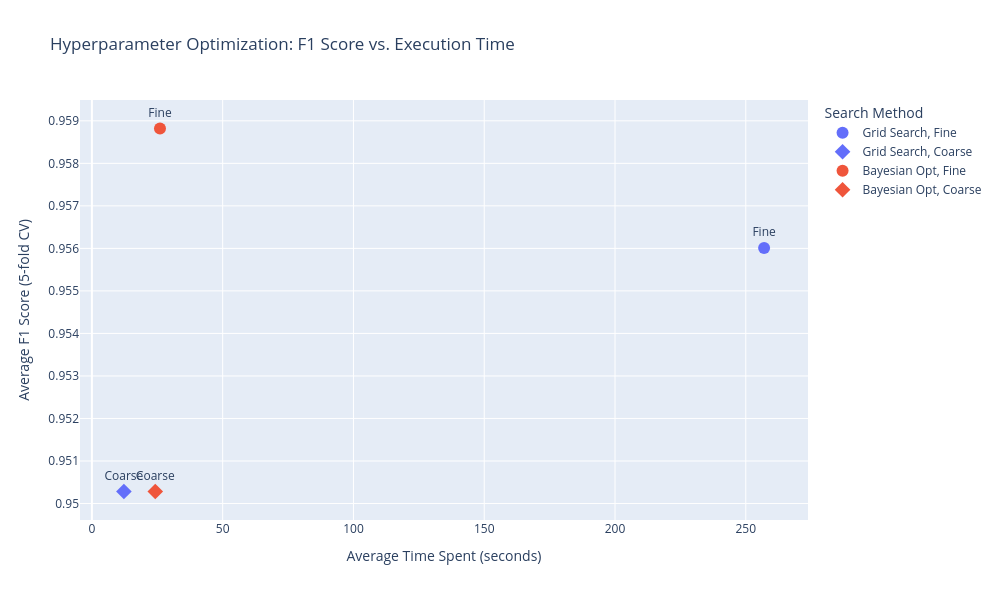

Notebook code for this chart:
### Markdown cell above
For bayesian and grid opt we define same grid space, event though for bayes a different type of search space is preffered. this is to keep conistency while doing comparison.
Parameters that we keep fix or use the default :
```max_leaf_nodes = None``` Redundant as we are already restricting via ```max_depth``` and ```min_samples_split```.
``` min_impurity_decrease = 0 (Default)``` Not needed as this is effective for large noisy dataset.
``` bootstrap=True(Default)``` Bootstrap sampling is preferred way for random forest.
``` oob_score = False(Default)``` We are using Stratified K fold.
```n_jobs = -1 ``` This will allow jobs to run in parallel across all the processors.
```random_state = 1``` Consistentcy across multiple runs
``` verbose = 0(Default)``` It will disable the log
``` warm_start = False(Default)``` We are fitting new models each iteration so not applicable.
``` min_weight_fraction_leaf = 0 (Default)``` Not needed as we are tunning ```min_samples_leaf```
``` class_weight = None (Default) ``` Not required for this dataset.
``` max_samples = None ``` As the data set is already small we can leave this.
``` ccp_alpha = 0.0``` Leaving it as default.

### Code cell
# Parameter grids for both coarse and fine search

fine_param_grid = {
    'n_estimators': [50,75,100,125,150,200,250,300],
    # 'n_estimators': [100],
    'max_depth': [None, 5, 10, 15, 20],
    'min_samples_split': [2, 4,6,8, 10],
    'min_samples_leaf': [1, 2,3, 4,5],
    'max_features': ['sqrt', 'log2', None],
}
coarse_param_grid = {
    'n_estimators': [100,200,300],
    'max_depth': [None, 10, 20],
    'min_samples_split': [5, 10],
    'min_samples_leaf': [2, 4],
    'max_features': ['sqrt', 'log2', None],
}

bayes_fine_grid = {
    'n_estimators': Integer(100, 300),
    'max_depth': Categorical([None, 5, 10, 15, 20, 25]),
    'min_samples_split': Integer(2, 10),
    'min_samples_leaf': Integer(1, 5),
    'max_features': Categorical(['sqrt', 'log2', None]),
}
bayes_coarse_grid = {
    'n_estimators': Categorical([100, 200,300]),
    'max_depth': Categorical([None, 10, 20]),
    'min_samples_split': Categorical([5, 10]),
    'min_samples_leaf': Categorical([2, 4]),
    'max_features': Categorical(['sqrt', 'log2', None]),
}

#Define the scorer for grid search as F1
scorer = make_scorer(f1_score)
cv = StratifiedKFold(n_splits=K_FOLD, shuffle=True, random_state=RANDOM_STATE)

random_forest_model = RandomForestClassifier(random_state=RANDOM_STATE)
grid_search_fine = GridSearchCV(RandomForestClassifier(random_state=RANDOM_STATE), fine_param_grid, scoring=scorer, cv=cv,n_jobs=-1)
average_time_grid_search_fine, mean_f1_score_grid_search_fine, f1_std_grid_search_fine, top_params_grid_search_fine = get_best_optimization_results(grid_search_fine)

grid_search_coarse = GridSearchCV(RandomForestClassifier(random_state=RANDOM_STATE), coarse_param_grid, scoring=scorer, cv=cv,n_jobs=-1)
average_time_grid_search_coarse, mean_f1_score_grid_search_coarse, f1_std_grid_search_coarse, top_params_grid_search_coarse = get_best_optimization_results(grid_search_coarse)

bayes_opt_fine = BayesSearchCV(RandomForestClassifier(random_state=RANDOM_STATE), bayes_fine_grid, scoring=scorer, cv=cv, n_iter=50, random_state=RANDOM_STATE,n_jobs=-1)
average_time_bayes_opt_fine, mean_f1_score_bayes_opt_fine, f1_std_bayes_opt_fine, top_params_bayes_opt_fine = get_best_optimization_results(bayes_opt_fine)

bayes_opt_coarse = BayesSearchCV(RandomForestClassifier(random_state=RANDOM_STATE), bayes_coarse_grid, scoring=scorer, cv=cv, n_iter=50, random_state=RANDOM_STATE,n_jobs=-1)
average_time_bayes_opt_coarse, mean_f1_score_bayes_opt_coarse, f1_std_bayes_opt_coarse, top_params_bayes_opt_coarse = get_best_optimization_results(bayes_opt_coarse)

print('---')
print(f'Grid Search (Fine)    | Avg Time: {average_time_grid_search_fine:.2f}s | F1 Score: {mean_f1_score_grid_search_fine:.4f} +/- {f1_std_grid_search_fine:.4f} | Top Params: {top_params_grid_search_fine}')
print(f'Grid Search (Coarse)  | Avg Time: {average_time_grid_search_coarse:.2f}s | F1 Score: {mean_f1_score_grid_search_coarse:.4f} +/- {f1_std_grid_search_coarse:.4f} | Top Params: {top_params_grid_search_coarse}')
print(f'Bayes Search (Fine)   | Avg Time: {average_time_bayes_opt_fine:.2f}s | F1 Score: {mean_f1_score_bayes_opt_fine:.4f} +/- {f1_std_bayes_opt_fine:.4f} | Top Params: {top_params_bayes_opt_fine}')
print(f'Bayes Search (Coarse) | Avg Time: {average_time_bayes_opt_coarse:.2f}s | F1 Score: {mean_f1_score_bayes_opt_coarse:.4f} +/- {f1_std_bayes_opt_coarse:.4f} | Top Params: {top_params_bayes_opt_coarse}')
print('---')

### Figure 1 — Plotly figure (JSON) as saved in the notebook; plotly's stock layout.template omitted (floating-point values rounded to 4 significant figures)
{"data": [{"customdata": [[0.0]], "error_y": {"array": [0.0]}, "hovertemplate": "Method=Grid Search<br>Grid Type=%{text}<br>Average Time Spent (seconds)=%{x}<br>Average F1 Score (5-fold CV)=%{y}<br>F1_Std=%{customdata[0]}<extra></extra>", "legendgroup": "Grid Search, Fine", "marker": {"color": "#636efa", "size": 12, "symbol": "circle"}, "mode": "markers+text", "name": "Grid Search, Fine", "orientation": "v", "showlegend": true, "text": ["Fine"], "textposition": "top center", "type": "scatter", "x": [257.0], "xaxis": "x", "y": [0.956], "yaxis": "y"}, {"customdata": [[0.0]], "error_y": {"array": [0.0]}, "hovertemplate": "Method=Grid Search<br>Grid Type=%{text}<br>Average Time Spent (seconds)=%{x}<br>Average F1 Score (5-fold CV)=%{y}<br>F1_Std=%{customdata[0]}<extra></extra>", "legendgroup": "Grid Search, Coarse", "marker": {"color": "#636efa", "size": 12, "symbol": "diamond"}, "mode": "markers+text", "name": "Grid Search, Coarse", "orientation": "v", "showlegend": true, "text": ["Coarse"], "textposition": "top center", "type": "scatter", "x": [12.24], "xaxis": "x", "y": [0.9503], "yaxis": "y"}, {"customdata": [[0.0]], "error_y": {"array": [0.0]}, "hovertemplate": "Method=Bayesian Opt<br>Grid Type=%{text}<br>Average Time Spent (seconds)=%{x}<br>Average F1 Score (5-fold CV)=%{y}<br>F1_Std=%{customdata[0]}<extra></extra>", "legendgroup": "Bayesian Opt, Fine", "marker": {"color": "#EF553B", "size": 12, "symbol": "circle"}, "mode": "markers+text", "name": "Bayesian Opt, Fine", "orientation": "v", "showlegend": true, "text": ["Fine"], "textposition": "top center", "type": "scatter", "x": [26.03], "xaxis": "x", "y": [0.9588], "yaxis": "y"}, {"customdata": [[0.0]], "error_y": {"array": [0.0]}, "hovertemplate": "Method=Bayesian Opt<br>Grid Type=%{text}<br>Average Time Spent (seconds)=%{x}<br>Average F1 Score (5-fold CV)=%{y}<br>F1_Std=%{customdata[0]}<extra></extra>", "legendgroup": "Bayesian Opt, Coarse", "marker": {"color": "#EF553B", "size": 12, "symbol": "diamond"}, "mode": "markers+text", "name": "Bayesian Opt, Coarse", "orientation": "v", "showlegend": true, "text": ["Coarse"], "textposition": "top center", "type": "scatter", "x": [24.23], "xaxis": "x", "y": [0.9503], "yaxis": "y"}], "layout": {"height": 600, "legend": {"title": {"text": "Search Method"}, "tracegroupgap": 0}, "title": {"text": "Hyperparameter Optimization: F1 Score vs. Execution Time"}, "width": 1000, "xaxis": {"anchor": "y", "domain": [0, 1], "title": {"text": "Average Time Spent (seconds)"}}, "yaxis": {"anchor": "x", "domain": [0, 1], "title": {"text": "Average F1 Score (5-fold CV)"}}}}
